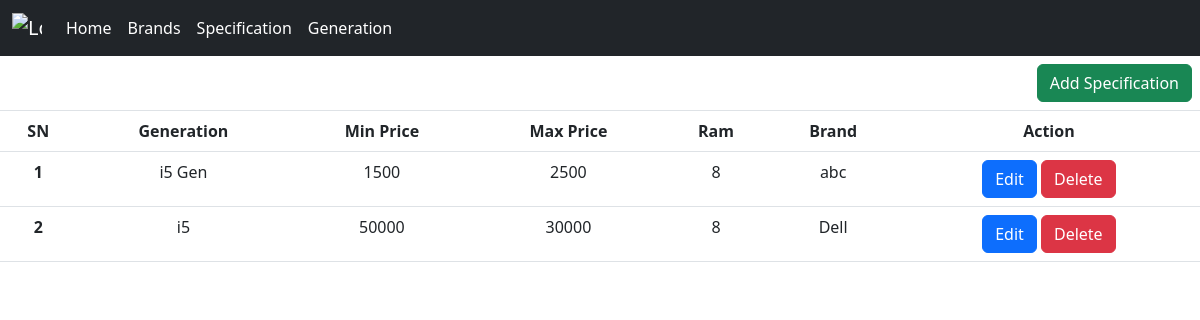
The app's page /specificationlist, older data.
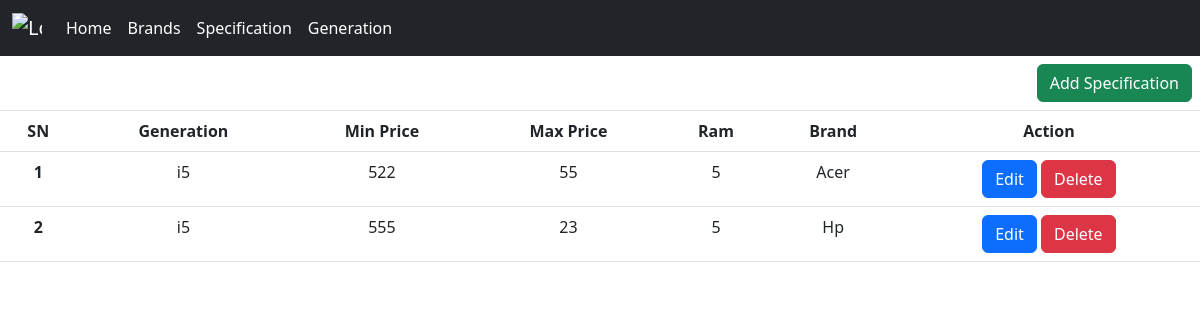
The same page, newer data.
### computer/models.py (models this page shows, shortened)
class ComputerSpecification(models.Model):
    generation = models.ForeignKey(ComputerGeneration, on_delete=models.CASCADE)
    min_price = models.IntegerField()
    max_price = models.IntegerField()
    ram = models.PositiveSmallIntegerField()
    brand = models.ForeignKey(ComputerBrands,on_delete=models.CASCADE, related_name='brand')

class ComputerGeneration(models.Model):
    generation = models.CharField(max_length=100)
    def __str__(self):
        return self.generation

class ComputerBrands(models.Model):
    brand_name = models.CharField(max_length=50)
    logo = models.ImageField(upload_to='media')
    def __str__(self):
        return self.brand_name

### computer/views.py (the view)
# urls.py: path('specificationlist', views.ListSpecificationView.as_view(), name='listspecification'),
class ListSpecificationView(View):
    def get(self, request):
        list = ComputerSpecification.objects.all()
        context = {
            'list':list,
        }
        return render(request,'specificationlist.html',context)

### templates/specificationlist.html (shortened to what this page needs)
<!DOCTYPE html>
<html lang="en">
<head>
  <link rel="stylesheet" href="https://cdn.jsdelivr.net/npm/bootstrap@5.3.0/dist/css/bootstrap.min.css">
</head>
{% include 'navbar.html' %}
<body>
<table class="table">
  <thead class="thead-dark">
    <tr>
      <th colspan="7" class="text-end">
        <a href="{% url 'specification' %}" id="addDataBtn" class="btn btn-success">Add Specification</a>
      </th>
    </tr>
    <tr class="text-center">
      <th scope="col">SN</th>
      <th scope="col">Generation</th>
      <th scope="col">Min Price</th>
      <th scope="col">Max Price</th>
      <th scope="col">Ram</th>
      <th scope="col">Brand</th>
      <th scope="col">Action</th>
    </tr>
  </thead>
  <tbody>
    {% for item in list %}
      <tr data-pk="{{ item.pk }}" class="text-center">
        <th scope="row">{{ forloop.counter }}</th>
        <td>{{item.generation}}</td>
        <td>{{item.min_price}}</td>
        <td>{{item.max_price}}</td>
        <td>{{item.ram}}</td>
        <td>{{item.brand}}</td>
        <td>
          <a href="{% url 'update_specification' item.pk %}" class="btn btn-primary">Edit</a>
          <button class="btn btn-danger" onclick="confirmDelete('{{ item.pk }}')">Delete</button>
        </td>
      </tr>
    {% endfor %}
  </tbody>
</table>
</body>
</html>

Row changes from the older to the newer data that the page shows:
removed ComputerSpecification: generation "i5 Gen", min_price "1500", max_price "2500", ram "8", brand "abc"
removed ComputerSpecification: generation "i5", min_price "50000", max_price "30000", ram "8", brand "Dell"
added ComputerSpecification: generation "i5", min_price "522", max_price "55", ram "5", brand "Acer"
added ComputerSpecification: generation "i5", min_price "555", max_price "23", ram "5", brand "Hp"
